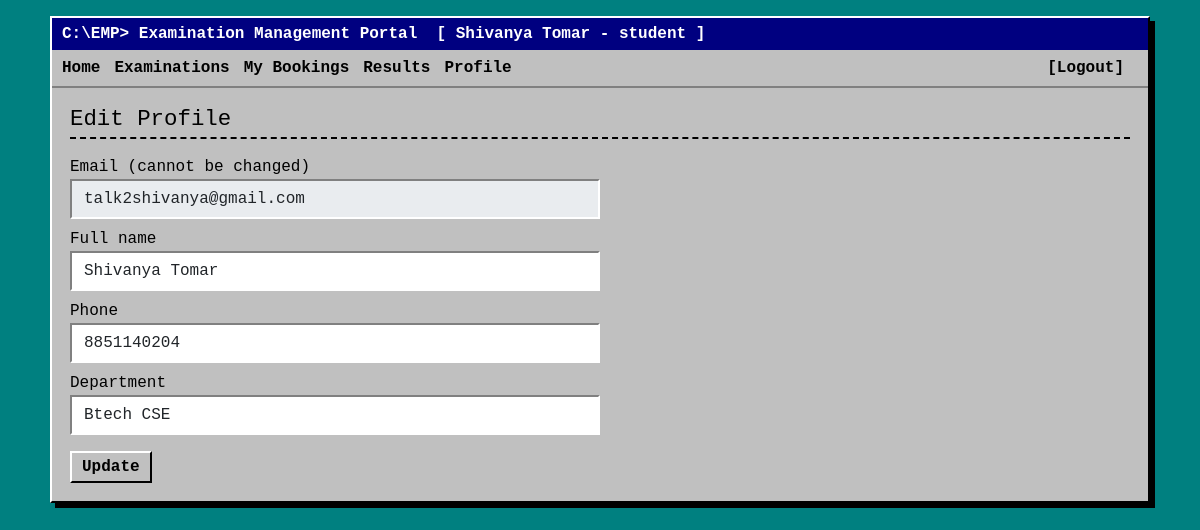
The app's page /student/profile (signed in) with its own data.
### models.py (models this page shows)
class User(db.Model):
    id = db.Column(db.Integer, primary_key=True)
    email = db.Column(db.String(100), unique=True, nullable=False)
    password = db.Column(db.String(200), nullable=False)
    name = db.Column(db.String(100), nullable=False)
    phone = db.Column(db.String(20))
    department = db.Column(db.String(100))
    role = db.Column(db.String(20), nullable=False)
    status = db.Column(db.String(20), default="Active") # for examiners it will tel Pending/Approved/Deactivated

### routes/student.py (the view, shortened to what this page needs)
@student.route("/profile", methods=["GET", "POST"])
@login_required("student")
def profile():
    user = db.session.get(User, me())
    return render_template("student/profile.html", user=user)

### app.py (called while the page is built)
@app.context_processor
def inject_user():
    return {"role": session.get("role"), "user_name": session.get("name")}

### helpers.py (called while the page is built)
def login_required(role):
    def decorator(page):
        @wraps(page)
        def wrapper(*args, **kwargs):
            if session.get("role") != role:
                flash("Please log in with the correct account.")
                return redirect(url_for("auth.login"))
            return page(*args, **kwargs)
        return wrapper
    return decorator

### routes/student.py (called while the page is built)
def me():
    return session["user_id"]

### templates/student/profile.html
{% extends "base.html" %}
{% block content %}
<h2>Edit Profile</h2>
<form method="post" class="col-md-6">
  <label>Email (cannot be changed)</label>
  <input class="form-control mb-2" value="{{ user.email }}" disabled>
  <label>Full name</label>
  <input class="form-control mb-2" name="name" value="{{ user.name }}" required>
  <label>Phone</label>
  <input class="form-control mb-2" name="phone" value="{{ user.phone or '' }}" pattern="[0-9]{10}" title="10 digit number">
  <label>Department</label>
  <input class="form-control mb-3" name="department" value="{{ user.department or '' }}">
  <button class="btn">Update</button>
</form>
{% endblock %}

### templates/base.html (shortened to what this page needs)
<!doctype html>
<html lang="en">
<head>
  <link href="{{ url_for('static', filename='bootstrap.min.css') }}" rel="stylesheet">
  <link href="{{ url_for('static', filename='style.css') }}" rel="stylesheet">
</head>
<body>
<div class="window">
  <div class="title-bar">
    C:\EMP&gt; Examination Management Portal
    {% if user_name %} &nbsp;[ {{ user_name }} - {{ role }} ]{% endif %}
  </div>
  {% if role %}
  <div class="menu d-flex flex-wrap align-items-center">
    <a href="{{ url_for(role + '.dashboard') }}">Home</a>
    {% if role == 'admin' %}
      <a href="{{ url_for('admin.courses') }}">Courses</a>
      <a href="{{ url_for('admin.exams') }}">Examinations</a>
      <a href="{{ url_for('admin.examiners') }}">Examiners</a>
      <a href="{{ url_for('admin.students') }}">Students</a>
      <a href="{{ url_for('admin.slots') }}">Slots</a>
      <a href="{{ url_for('admin.bookings') }}">Bookings</a>
      <form action="{{ url_for('admin.search') }}" class="d-flex ms-auto">
        <input class="form-control form-control-sm" name="q" placeholder="Search name or ID" required>
        <button class="btn btn-sm ms-1">Go</button>
      </form>
    {% elif role == 'student' %}
      <a href="{{ url_for('student.exams') }}">Examinations</a>
      <a href="{{ url_for('student.bookings') }}">My Bookings</a>
      <a href="{{ url_for('student.results') }}">Results</a>
      <a href="{{ url_for('student.profile') }}">Profile</a>
    {% endif %}
    <a class="{{ 'ms-3' if role == 'admin' else 'ms-auto' }}" href="{{ url_for('auth.logout') }}">[Logout]</a>
  </div>
  {% endif %}
  <div class="window-body">
    {% block content %}{% endblock %}
  </div>
</div>
</body>
</html>

### static/style.css (style rules this page uses)
html { background: #008080; color-scheme: only light; }
body { background: #008080; min-height: 100vh; font-family: "Courier New", Courier, monospace; color: #000; padding: 16px; }
.window { background: #c0c0c0; max-width: 1100px; margin: 0 auto; border: 2px solid; border-color: #fff #000 #000 #fff; box-shadow: 5px 5px 0 #000; }
.title-bar { background: #000080; color: #fff; font-weight: bold; padding: 4px 10px; }
.menu { border-bottom: 2px solid #808080; padding: 6px 10px; }
.menu a { color: #000; margin-right: 14px; text-decoration: none; font-weight: bold; }
.window-body { padding: 18px; }
h2 { font-size: 1.4rem; border-bottom: 2px dashed #000; padding-bottom: 4px; margin-bottom: 16px; }
a { color: #0000ee; }
.btn { background: #c0c0c0; color: #000; border: 2px solid; border-color: #fff #000 #000 #fff; border-radius: 0; font-family: inherit; font-weight: bold; padding: 2px 10px; }
.form-control, .form-select { background: #fff; border: 2px solid; border-color: #808080 #fff #fff #808080; border-radius: 0; font-family: inherit; }

### records on screen
User: name "Shivanya Tomar", role "student", email "talk2shivanya@gmail.com", phone "8851140204", department "Btech CSE"
